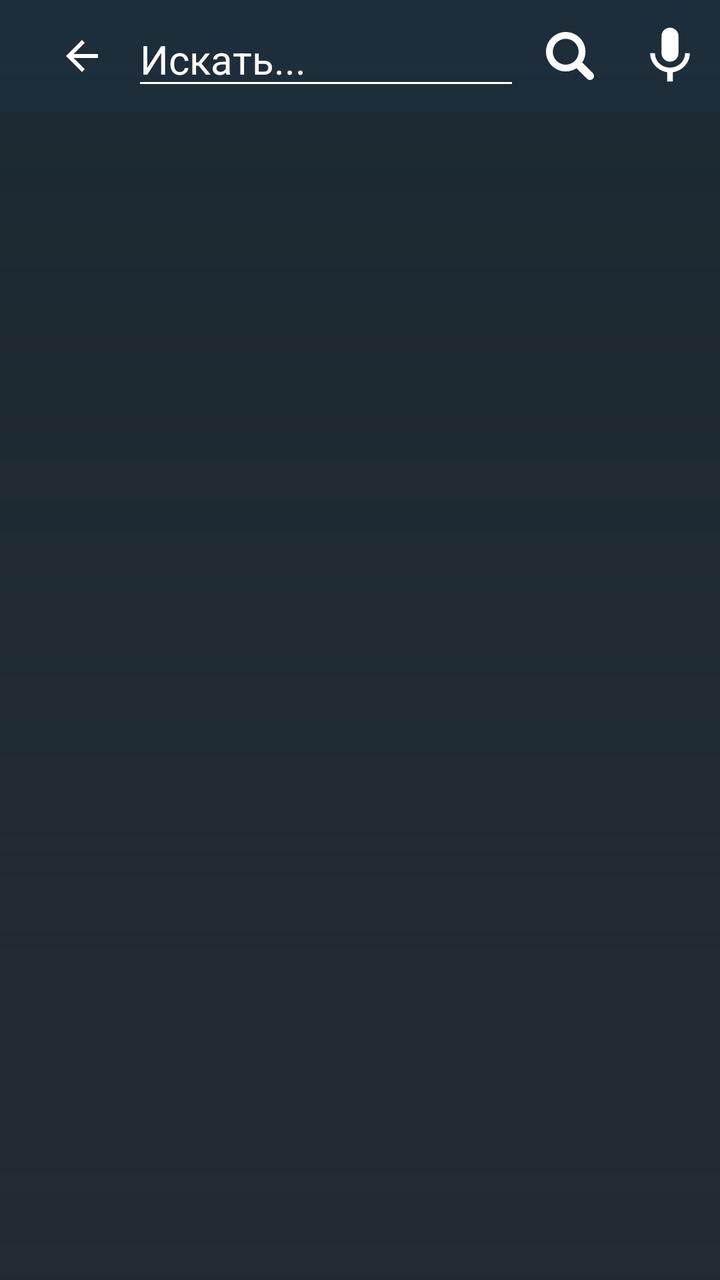
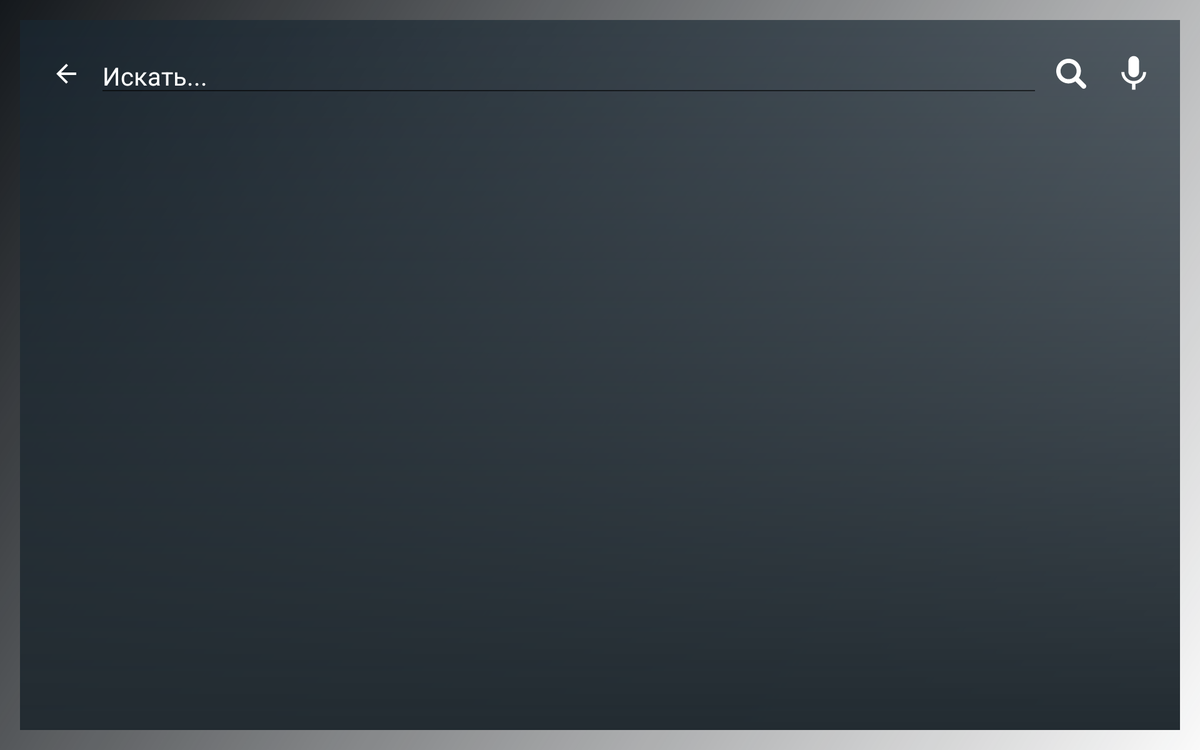

An Android layout and its configuration variant, each rendered on a device that would load it. The default file and the variant file are quoted in full after the pictures.
<!-- AndroidManifest.xml: application theme AppTheme -->
<!-- res/layout/activity_search.xml -->
<?xml version="1.0" encoding="utf-8"?>
<android.support.v4.widget.DrawerLayout
    xmlns:android="http://schemas.android.com/apk/res/android"
    xmlns:app="http://schemas.android.com/apk/res-auto"
    xmlns:tools="http://schemas.android.com/tools"
    android:id="@+id/drawer_layout"
    android:layout_width="match_parent"
    android:layout_height="match_parent"
    android:fitsSystemWindows="true">
    <android.support.constraint.ConstraintLayout
        android:id="@+id/main_content"
        android:layout_width="match_parent"
        android:layout_height="match_parent"
        android:fitsSystemWindows="true"
        android:background="@color/colorPrimaryLight"
        tools:context=".ui.SearchActivity">
        <RelativeLayout
            android:id="@+id/all"
            android:layout_width="match_parent"
            android:layout_height="wrap_content">
            <ImageView
                android:visibility="gone"
                android:id="@+id/image_bg"
                android:layout_width="match_parent"
                android:layout_height="match_parent"
                android:scaleType="centerCrop"
                android:src="@drawable/loading" />
            <View
                android:id="@+id/prebg"
                android:layout_width="match_parent"
                android:layout_height="1000dp"
                android:background="@color/colorGrey" />
            <View
                android:id="@+id/bg"
                android:layout_width="match_parent"
                android:layout_height="1000dp"
                android:background="@drawable/gradient_darkgone_dark" />
            <LinearLayout
                android:id="@+id/content"
                android:layout_width="match_parent"
                android:layout_height="wrap_content"
                android:orientation="vertical">
                <android.support.design.widget.AppBarLayout
                    android:id="@+id/app_bar"
                    android:layout_width="match_parent"
                    android:layout_height="wrap_content"
                    android:background="@color/colorGone"
                    android:theme="@style/AppTheme.AppBarOverlay">

                    <android.support.v7.widget.Toolbar
                        android:id="@+id/toolbar"
                        android:layout_width="match_parent"
                        android:layout_height="wrap_content"
                        android:minHeight="?android:attr/actionBarSize"
                        android:background="@color/colorPrimaryDarkGone"
                        app:popupTheme="@style/AppTheme.AppBarOverlay">
                        <LinearLayout
                            android:id="@+id/l_search"
                            android:layout_width="match_parent"
                            android:layout_height="wrap_content"
                            android:layout_gravity="center"
                            android:gravity="center"
                            android:orientation="horizontal">
                            <ImageButton
                                android:id="@+id/btn_back"
                                android:layout_width="50dp"
                                android:layout_height="50dp"
                                android:focusable="true"
                                android:nextFocusUp="@id/toolbar"
                                android:nextFocusDown="@id/item_list"
                                android:nextFocusLeft="@id/btn_voice"
                                android:tint="@color/colorWhite"
                                android:background="@drawable/item_select_circle_a"
                                android:scaleType="centerInside"
                                app:srcCompat="?attr/homeAsUpIndicator"/>
                            <EditText
                                android:id="@+id/search"
                                android:layout_width="0dp"
                                android:layout_weight="8"
                                android:layout_height="wrap_content"
                                android:lines="1"
                                android:singleLine="true"
                                android:maxLines="1"
                                android:completionThreshold="1"
                                android:hint="Искать..."
                                android:textSize="20sp"
                                android:focusable="true"
                                android:nextFocusUp="@id/toolbar"
                                android:nextFocusDown="@id/rlrv"
                                android:nextFocusRight="@id/btn_search"
                                android:textColor="@color/colorWhite"
                                android:textColorHint="@color/colorPrimaryLighten"/>
                            <TextView
                                android:visibility="gone"
                                android:id="@+id/search_t"
                                android:layout_width="0dp"
                                android:layout_weight="8"
                                android:layout_height="50dp"
                                android:layout_gravity="center"
                                android:gravity="center_vertical"
                                android:lines="1"
                                android:singleLine="true"
                                android:maxLines="1"
                                android:completionThreshold="1"
                                android:hint="Искать..."
                                android:textSize="20sp"
                                android:focusable="true"
                                android:nextFocusUp="@id/toolbar"
                                android:nextFocusRight="@id/btn_search"
                                android:nextFocusLeft="@id/item_list"
                                android:textColor="@color/colorWhite"
                                android:textColorHint="@color/colorPrimaryLighten"/>
                            <ImageButton
                                android:id="@+id/btn_search"
                                android:layout_width="50dp"
                                android:layout_height="50dp"
                                android:focusable="true"
                                android:nextFocusUp="@id/toolbar"
                                android:nextFocusDown="@id/rlrv"
                                android:nextFocusRight="@id/btn_voice"
                                android:nextFocusLeft="@id/search"
                                android:background="@drawable/item_select_circle_a"
                                android:scaleType="centerInside"
                                app:srcCompat="@drawable/ic_menu_search"/>
                            <ImageButton
                                android:id="@+id/btn_voice"
                                android:layout_width="50dp"
                                android:layout_height="50dp"
                                android:focusable="true"
                                android:nextFocusUp="@id/toolbar"
                                android:nextFocusDown="@id/rlrv"
                                android:nextFocusLeft="@id/btn_search"
                                android:background="@drawable/item_select_circle_a"
                                android:scaleType="centerInside"
                                app:srcCompat="@drawable/ic_microphone"/>
                        </LinearLayout>
                    </android.support.v7.widget.Toolbar>

                </android.support.design.widget.AppBarLayout>

                <RelativeLayout
                    android:layout_width="match_parent"
                    android:layout_height="match_parent"
                    android:orientation="horizontal">

                    <LinearLayout
                        android:layout_width="match_parent"
                        android:layout_height="match_parent">
                        <android.support.v7.widget.RecyclerView
                            android:visibility="gone"
                            android:id="@+id/item_list"
                            app:layoutManager="LinearLayoutManager"
                            android:layout_width="230dp"
                            android:layout_marginBottom="32dp"
                            android:layout_height="match_parent"
                            tools:listitem="@layout/item_list_content"
                            android:background="@drawable/rounding_left_primary_dark" />
                        <RelativeLayout
                            android:layout_width="match_parent"
                            android:layout_height="match_parent">
                            <android.support.v7.widget.RecyclerView
                                android:id="@+id/item_suggestion"
                                android:paddingLeft="4dp"
                                android:paddingRight="4dp"
                                android:layout_width="match_parent"
                                android:layout_height="match_parent"/>

                            <FrameLayout
                                android:id="@+id/item_detail_container"
                                android:layout_width="match_parent"
                                android:layout_height="match_parent"/>
                        </RelativeLayout>
                    </LinearLayout>
                </RelativeLayout>
            </LinearLayout>
        </RelativeLayout>
    </android.support.constraint.ConstraintLayout>
    <android.support.design.widget.NavigationView
        android:id="@+id/nav_view"
        android:layout_width="wrap_content"
        android:layout_height="match_parent"
        android:layout_gravity="start"
        app:itemIconTint="@color/colorWhite"
        android:fitsSystemWindows="true"
        android:theme="@style/SelectableItemDraver"
        android:background="@color/colorPrimaryLight"
        app:itemTextColor="@color/colorWhite"
        app:menu="@menu/drawer_catalog" />
</android.support.v4.widget.DrawerLayout>
<!-- res/layout/item_list_content.xml (included above) -->
<?xml version="1.0" encoding="utf-8"?>
<LinearLayout xmlns:android="http://schemas.android.com/apk/res/android"
    xmlns:app="http://schemas.android.com/apk/res-auto"
    android:layout_width="match_parent"
    android:layout_height="wrap_content"
    android:orientation="vertical">
    <TableLayout
        android:layout_width="match_parent"
        android:layout_height="wrap_content">
        <TableRow>
            <TextView
                android:id="@+id/content"
                android:layout_width="match_parent"
                android:layout_height="wrap_content"
                android:padding="@dimen/text_margin"
                android:textStyle="bold"
                android:layout_weight="1"
                android:textAppearance="?attr/textAppearanceListItem" />
            <ImageView
                android:visibility="gone"
                android:id="@+id/select_list"
                android:layout_height="wrap_content"
                android:layout_width="50dp"
                app:srcCompat="@drawable/double_arrow"
                android:layout_gravity="center"
                />
        </TableRow>
    </TableLayout>
    <View
        android:visibility="gone"
        android:id="@+id/separ"
        android:layout_marginLeft="5dp"
        android:layout_marginRight="5dp"
        android:layout_width="match_parent"
        android:layout_height="1dp"
        android:background="#30FFFFFF"/>
</LinearLayout>
<!-- resources referenced by this layout -->
<resources>
  <color name="colorGone">#00000000</color>
  <color name="colorGrey">#50000000</color>
  <color name="colorPrimaryDarkGone">#80203342</color>
  <color name="colorPrimaryLight">#222b31</color>
  <color name="colorWhite">#FFF</color>
  <dimen name="text_margin">16dp</dimen>
  <!-- drawable gradient_darkgone_dark (drawable) -->
  <?xml version="1.0" encoding="utf-8"?>
  <shape
      xmlns:android="http://schemas.android.com/apk/res/android"
      android:shape="rectangle">
      <gradient
          android:angle="270"
          android:startColor="@color/colorPrimaryDarkGone"
          android:endColor="@color/colorPrimaryLight">
      </gradient>
  </shape>
  <!-- drawable ic_microphone (drawable) -->
  <vector
      xmlns:android="http://schemas.android.com/apk/res/android"
      android:width="34dp"
      android:height="34dp"
      android:viewportWidth="24.0"
      android:viewportHeight="24.0">
      <path
          android:fillColor="#FFFFFFFF"
          android:pathData="M12,14c1.66,0 2.99,-1.34 2.99,-3L15,5c0,-1.66 -1.34,-3 -3,-3S9,3.34 9,5v6c0,1.66 1.34,3 3,3zM17.3,11c0,3 -2.54,5.1 -5.3,5.1S6.7,14 6.7,11L5,11c0,3.41 2.72,6.23 6,6.72L11,21h2v-3.28c3.28,-0.48 6,-3.3 6,-6.72h-1.7z"/>
  </vector>
  <!-- drawable rounding_left_primary_dark (drawable) -->
  <?xml version="1.0" encoding="utf-8"?>
  <selector
      xmlns:android="http://schemas.android.com/apk/res/android">
      <item>
          <shape>
              <solid android:color="@color/colorPrimaryDarkTr"/>
              <corners android:bottomRightRadius="20dp"
                  android:bottomLeftRadius="0dip"
                  android:topLeftRadius="0dip"
                  android:topRightRadius="20dp"/>
          </shape>
      </item>
  </selector>
  <style name="AppTheme.AppBarOverlay" parent="ThemeOverlay.AppCompat.Dark.ActionBar">
          <item name="colorAccent">@color/colorAccent</item>
          <item name="selectableItemBackground">@drawable/item_select</item>
  
          <item name="colorControlNormal">#FFF</item>
          <item name="colorControlActivated">@color/colorAccent</item>
          <item name="android:textColorPrimary">#FFF</item>
          <item name="actionButtonStyle">@style/Widget.AppCompat.ActionButton</item>
          <item name="selectableItemBackgroundBorderless">@drawable/item_select</item>
          <item name="colorControlHighlight">@color/colorAccent</item>
  
          <item name="actionBarItemBackground">@drawable/item_select</item>
      </style>
  <style name="SelectableItemDraver" parent="AppTheme.NavigationView">
          <item name="android:theme">@style/SelectableItemTheme</item>
          <item name="android:foreground">?attr/selectableItemBackgroundBorderless</item>
      </style>
  <style name="AppTheme" parent="Theme.AppCompat.Light.DarkActionBar">
          
          <item name="colorPrimary">@color/colorPrimary</item>
          <item name="colorPrimaryDark">@color/colorPrimaryDark</item>
          
          <item name="colorAccent">@color/colorAccent</item>
      </style>
  <color name="colorAccent">#25ae88</color>
  <style name="AppTheme.NavigationView">
          <item name="android:textColorSecondary">@color/colorAccent</item>
          <item name="android:listDivider">@color/colorAccent</item>
      </style>
  <style name="SelectableItemTheme">
          <item name="colorControlHighlight">@color/colorAccent</item>
      </style>
  <color name="colorPrimary">#14181c</color>
  <color name="colorPrimaryDark">#14181c</color>
  <color name="colorAccentDark">#148162</color>
</resources>
<!-- res/layout-w900dp/activity_search.xml (the author's variant of the layout above) -->
<!-- drawn on a 7-inch tablet turned sideways -->
<?xml version="1.0" encoding="utf-8"?>
<android.support.v4.widget.DrawerLayout
    xmlns:android="http://schemas.android.com/apk/res/android"
    xmlns:app="http://schemas.android.com/apk/res-auto"
    xmlns:tools="http://schemas.android.com/tools"
    android:id="@+id/drawer_layout"
    android:layout_width="match_parent"
    android:layout_height="match_parent"
    android:background="@drawable/gradient_angle_light"
    android:fitsSystemWindows="true">
    <android.support.constraint.ConstraintLayout
        android:id="@+id/main_content"
        android:layout_width="match_parent"
        android:layout_height="match_parent"
        android:fitsSystemWindows="true"
        android:padding="16dp"
        tools:context=".ui.SearchActivity">
        <RelativeLayout
            android:id="@+id/all"
            android:layout_width="match_parent"
            android:layout_height="wrap_content">
            <ImageView
                android:visibility="gone"
                android:id="@+id/image_bg"
                android:layout_width="match_parent"
                android:layout_height="match_parent"
                android:scaleType="centerCrop"
                android:src="@drawable/loading" />
            <View
                android:id="@+id/prebg"
                android:layout_width="match_parent"
                android:layout_height="1000dp"
                android:background="@color/colorGrey" />
            <View
                android:id="@+id/bg"
                android:layout_width="match_parent"
                android:layout_height="1000dp"
                android:background="@drawable/gradient_darkgone_dark" />
            <android.support.v7.widget.Toolbar
                android:id="@+id/toolbar"
                android:visibility="gone"
                android:layout_width="match_parent"
                android:layout_height="wrap_content"
                android:minHeight="?android:attr/actionBarSize"
                android:background="@color/colorPrimaryDarkGone"
                app:popupTheme="@style/AppTheme.AppBarOverlay" />
            <LinearLayout
                android:id="@+id/content"
                android:layout_width="match_parent"
                android:layout_height="wrap_content"
                android:orientation="vertical">
                <LinearLayout
                    android:id="@+id/l_search"
                    android:layout_width="match_parent"
                    android:minHeight="70dp"
                    android:layout_height="wrap_content"
                    android:padding="4dp"
                    android:layout_marginTop="8dp"
                    android:layout_marginLeft="8dp"
                    android:layout_marginRight="8dp"
                    android:layout_gravity="center"
                    android:gravity="center"
                    android:orientation="horizontal">
                    <ImageButton
                        android:id="@+id/btn_back"
                        android:layout_width="50dp"
                        android:layout_height="50dp"
                        android:focusable="true"
                        android:nextFocusUp="@id/toolbar"
                        android:nextFocusDown="@id/item_list"
                        android:nextFocusLeft="@id/btn_voice"
                        android:tint="@color/colorWhite"
                        android:background="@drawable/item_select_circle_a"
                        android:scaleType="centerInside"
                        app:srcCompat="?attr/homeAsUpIndicator"/>
                    <EditText
                        android:id="@+id/search"
                        android:layout_width="0dp"
                        android:layout_weight="8"
                        android:layout_height="wrap_content"
                        android:lines="1"
                        android:singleLine="true"
                        android:maxLines="1"
                        android:completionThreshold="1"
                        android:hint="Искать..."
                        android:textSize="20sp"
                        android:focusable="true"
                        android:nextFocusUp="@id/toolbar"
                        android:nextFocusDown="@id/rlrv"
                        android:nextFocusRight="@id/btn_search"
                        android:textColor="@color/colorWhite"
                        android:textColorHint="@color/colorPrimaryLighten"/>
                    <TextView
                        android:visibility="gone"
                        android:id="@+id/search_t"
                        android:layout_width="0dp"
                        android:layout_weight="8"
                        android:layout_height="50dp"
                        android:layout_gravity="center"
                        android:gravity="center_vertical"
                        android:lines="1"
                        android:singleLine="true"
                        android:maxLines="1"
                        android:completionThreshold="1"
                        android:hint="Искать..."
                        android:textSize="20sp"
                        android:focusable="true"
                        android:nextFocusUp="@id/toolbar"
                        android:nextFocusRight="@id/btn_search"
                        android:nextFocusLeft="@id/item_list"
                        android:textColor="@color/colorWhite"
                        android:textColorHint="@color/colorPrimaryLighten"/>
                    <ImageButton
                        android:id="@+id/btn_search"
                        android:layout_width="50dp"
                        android:layout_height="50dp"
                        android:focusable="true"
                        android:nextFocusUp="@id/toolbar"
                        android:nextFocusDown="@id/rlrv"
                        android:nextFocusRight="@id/btn_voice"
                        android:nextFocusLeft="@id/search"
                        android:background="@drawable/item_select_circle_a"
                        android:scaleType="centerInside"
                        app:srcCompat="@drawable/ic_menu_search"/>
                    <ImageButton
                        android:id="@+id/btn_voice"
                        android:layout_width="50dp"
                        android:layout_height="50dp"
                        android:focusable="true"
                        android:nextFocusUp="@id/toolbar"
                        android:nextFocusDown="@id/rlrv"
                        android:nextFocusLeft="@id/btn_search"
                        android:background="@drawable/item_select_circle_a"
                        android:scaleType="centerInside"
                        app:srcCompat="@drawable/ic_microphone"/>
                </LinearLayout>

                <RelativeLayout
                    android:layout_width="match_parent"
                    android:layout_height="match_parent"
                    android:orientation="horizontal">

                    <LinearLayout
                        android:layout_width="match_parent"
                        android:layout_height="match_parent">
                        <android.support.v7.widget.RecyclerView
                            android:id="@+id/item_list"
                            android:layout_width="230dp"
                            android:paddingLeft="16dp"
                            android:background="@drawable/rounding_left_primary_dark"
                            app:layoutManager="LinearLayoutManager"
                            android:layout_marginBottom="8dp"
                            android:layout_height="match_parent"
                            tools:listitem="@layout/item_list_content" />
                        <RelativeLayout
                            android:id="@+id/rlrv"
                            android:layout_width="match_parent"
                            android:paddingRight="16dp"
                            android:paddingLeft="8dp"
                            android:layout_height="match_parent">
                            <android.support.v7.widget.RecyclerView
                                android:id="@+id/item_suggestion"
                                android:layout_width="match_parent"
                                android:layout_height="match_parent"/>

                            <FrameLayout
                                android:id="@+id/item_detail_container"
                                android:layout_width="match_parent"
                                android:layout_height="match_parent"/>
                        </RelativeLayout>
                    </LinearLayout>
                </RelativeLayout>
            </LinearLayout>
        </RelativeLayout>
    </android.support.constraint.ConstraintLayout>
    <android.support.design.widget.NavigationView
        android:id="@+id/nav_view"
        android:layout_width="wrap_content"
        android:layout_height="match_parent"
        android:layout_gravity="start"
        app:itemIconTint="@color/colorWhite"
        android:fitsSystemWindows="true"
        android:theme="@style/SelectableItemDraver"
        android:background="@color/colorPrimaryLight"
        app:itemTextColor="@color/colorWhite"
        app:menu="@menu/drawer_catalog" />
</android.support.v4.widget.DrawerLayout>
<!-- resources referenced by the variant -->
<!-- as a 7-inch tablet turned sideways resolves them -->
<resources>
  <color name="colorGrey">#50000000</color>
  <color name="colorPrimaryDarkGone">#80203342</color>
  <color name="colorPrimaryLight">#222b31</color>
  <color name="colorWhite">#FFF</color>
  <dimen name="text_margin">16dp</dimen>
  <!-- drawable gradient_angle_light (drawable) -->
  <?xml version="1.0" encoding="utf-8"?>
  <shape
      xmlns:android="http://schemas.android.com/apk/res/android"
      android:shape="rectangle">
      <gradient
          android:angle="135"
          android:endColor="@color/colorPrimaryDark"
          android:startColor="@color/colorPrimaryLighten">
      </gradient>
  </shape>
  <!-- drawable gradient_darkgone_dark (drawable) -->
  <?xml version="1.0" encoding="utf-8"?>
  <shape
      xmlns:android="http://schemas.android.com/apk/res/android"
      android:shape="rectangle">
      <gradient
          android:angle="270"
          android:startColor="@color/colorPrimaryDarkGone"
          android:endColor="@color/colorPrimaryLight">
      </gradient>
  </shape>
  <!-- drawable ic_microphone (drawable) -->
  <vector
      xmlns:android="http://schemas.android.com/apk/res/android"
      android:width="34dp"
      android:height="34dp"
      android:viewportWidth="24.0"
      android:viewportHeight="24.0">
      <path
          android:fillColor="#FFFFFFFF"
          android:pathData="M12,14c1.66,0 2.99,-1.34 2.99,-3L15,5c0,-1.66 -1.34,-3 -3,-3S9,3.34 9,5v6c0,1.66 1.34,3 3,3zM17.3,11c0,3 -2.54,5.1 -5.3,5.1S6.7,14 6.7,11L5,11c0,3.41 2.72,6.23 6,6.72L11,21h2v-3.28c3.28,-0.48 6,-3.3 6,-6.72h-1.7z"/>
  </vector>
  <!-- drawable rounding_left_primary_dark (drawable) -->
  <?xml version="1.0" encoding="utf-8"?>
  <selector
      xmlns:android="http://schemas.android.com/apk/res/android">
      <item>
          <shape>
              <solid android:color="@color/colorPrimaryDarkTr"/>
              <corners android:bottomRightRadius="20dp"
                  android:bottomLeftRadius="0dip"
                  android:topLeftRadius="0dip"
                  android:topRightRadius="20dp"/>
          </shape>
      </item>
  </selector>
  <style name="AppTheme.AppBarOverlay" parent="ThemeOverlay.AppCompat.Dark.ActionBar">
          <item name="colorAccent">@color/colorAccent</item>
          <item name="selectableItemBackground">@drawable/item_select</item>
  
          <item name="colorControlNormal">#FFF</item>
          <item name="colorControlActivated">@color/colorAccent</item>
          <item name="android:textColorPrimary">#FFF</item>
          <item name="actionButtonStyle">@style/Widget.AppCompat.ActionButton</item>
          <item name="selectableItemBackgroundBorderless">@drawable/item_select</item>
          <item name="colorControlHighlight">@color/colorAccent</item>
  
          <item name="actionBarItemBackground">@drawable/item_select</item>
      </style>
  <style name="SelectableItemDraver" parent="AppTheme.NavigationView">
          <item name="android:theme">@style/SelectableItemTheme</item>
          <item name="android:foreground">?attr/selectableItemBackgroundBorderless</item>
      </style>
  <style name="AppTheme" parent="Theme.AppCompat.Light.DarkActionBar">
          
          <item name="colorPrimary">@color/colorPrimary</item>
          <item name="colorPrimaryDark">@color/colorPrimaryDark</item>
          
          <item name="colorAccent">@color/colorAccent</item>
      </style>
  <color name="colorPrimaryDark">#14181c</color>
  <color name="colorAccent">#25ae88</color>
  <style name="AppTheme.NavigationView">
          <item name="android:textColorSecondary">@color/colorAccent</item>
          <item name="android:listDivider">@color/colorAccent</item>
      </style>
  <style name="SelectableItemTheme">
          <item name="colorControlHighlight">@color/colorAccent</item>
      </style>
  <color name="colorPrimary">#14181c</color>
  <color name="colorAccentDark">#148162</color>
</resources>
